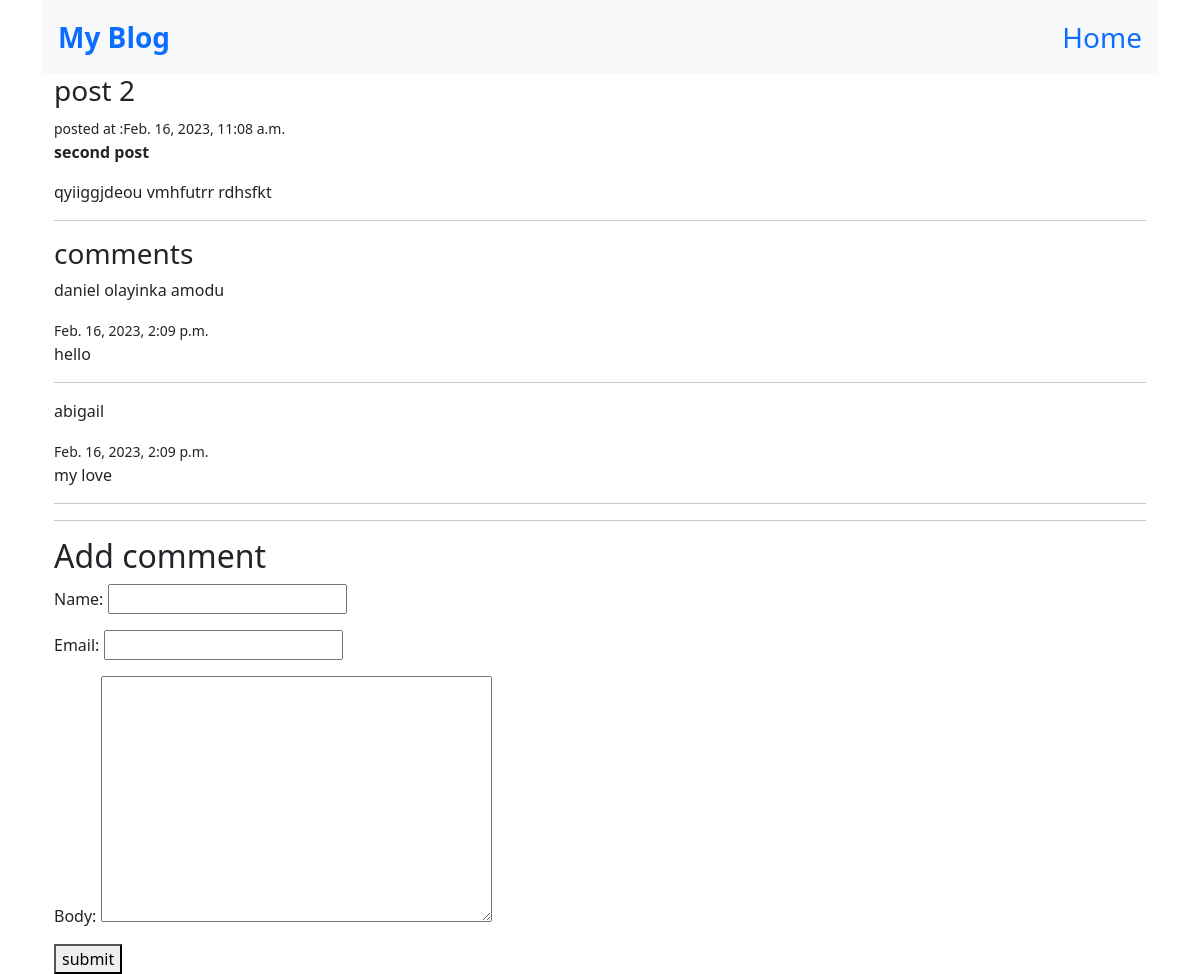
The page /post-2/ on the database its author committed.
### blog/models.py (models this page shows)
class Post(models.Model):
    title = models.CharField(max_length=255)
    slug = models.SlugField()
    intro = models.TextField()
    body = models.TextField()
    date_added = models.DateTimeField(auto_now_add=True)
    class Meta:
        ordering  = ['-date_added']

class Comment(models.Model):
    post = models.ForeignKey(Post, related_name='comments', on_delete=models.CASCADE)
    name = models.CharField(max_length=255)
    email = models.EmailField(max_length=255)
    body = models.TextField()
    date_added = models.DateTimeField(auto_now_add=True)
    class Meta:
        ordering  = ['date_added']

### blog/views.py (the view)
# urls.py: path('<slug:slug>/',views.post_detail,name='post_detail')
def post_detail(request, slug):
    post = Post.objects.get(slug=slug)
    if request.method == 'POST':
        form = CommentForm(request.POST)
        if form.is_valid():
            comment = form.save(commit=False)
            comment.post = post
            comment.save()
            return redirect('post_detail',slug=post.slug)
    else:
        form = CommentForm()
    return render(request, 'blog/post_detail.html', {'post':post,'form':form})

### blog/forms.py
class CommentForm(forms.ModelForm):
    class Meta:
        model = Comment
        fields = ['name','email','body']

### blog/templates/blog/post_detail.html (shortened to what this page needs)
{% extends 'blog/base.html' %}
{% block content %}
<div>
    <h3>
        {{ post.title }}
    </h3>
    <small>posted at :{{ post.date_added }}</small>
    <p><strong>{{post.intro}}</strong></p>
    <p>{{post.body}}</p>
    <hr>
    <h3>comments</h3>
    {% for comment in post.comments.all %}
        <p>{{comment.name}}</p><small>{{comment.date_added}}</small>
        <p>{{comment.body}}</p>
        <hr>
        {% empty%}
            <p>no comments yet</p>
    {% endfor %}
    <hr>
    <h2>Add comment</h2>
    <form action="" method="post">
        {{form.as_p}}
        <button type="submit">submit</button>
    </form>
</div>
{% endblock %}

### blog/templates/blog/base.html (shortened to what this page needs)
<!DOCTYPE html>
<html lang="en">
<head>
    <link href="https://cdn.jsdelivr.net/npm/bootstrap@5.1.0/dist/css/bootstrap.min.css" rel="stylesheet">
</head>
<body>
    <div class="container">
        <nav class="nav justify-content-between py-2 fs-3 bg-light ">
          <a class="nav-link active" href="#" aria-current="page"><strong>My Blog</strong> </a>
          <a href="{% url 'index'%}" class="nav-link">Home</a>
        </nav>
        <section>
            <div class="container">
                {% block content %}
                {% endblock %}
            </div>
        </section>
    </div>
</body>
</html>

### rows shown on the page
Post: title "post 2", date_added "Feb. 16, 2023, 11:08 a.m.", intro "second post", body "qyiiggjdeou vmhfutrr rdhsfkt"
Comment: name "daniel olayinka amodu", date_added "Feb. 16, 2023, 2:09 p.m.", body "hello"
Comment: name "abigail", date_added "Feb. 16, 2023, 2:09 p.m.", body "my love"
